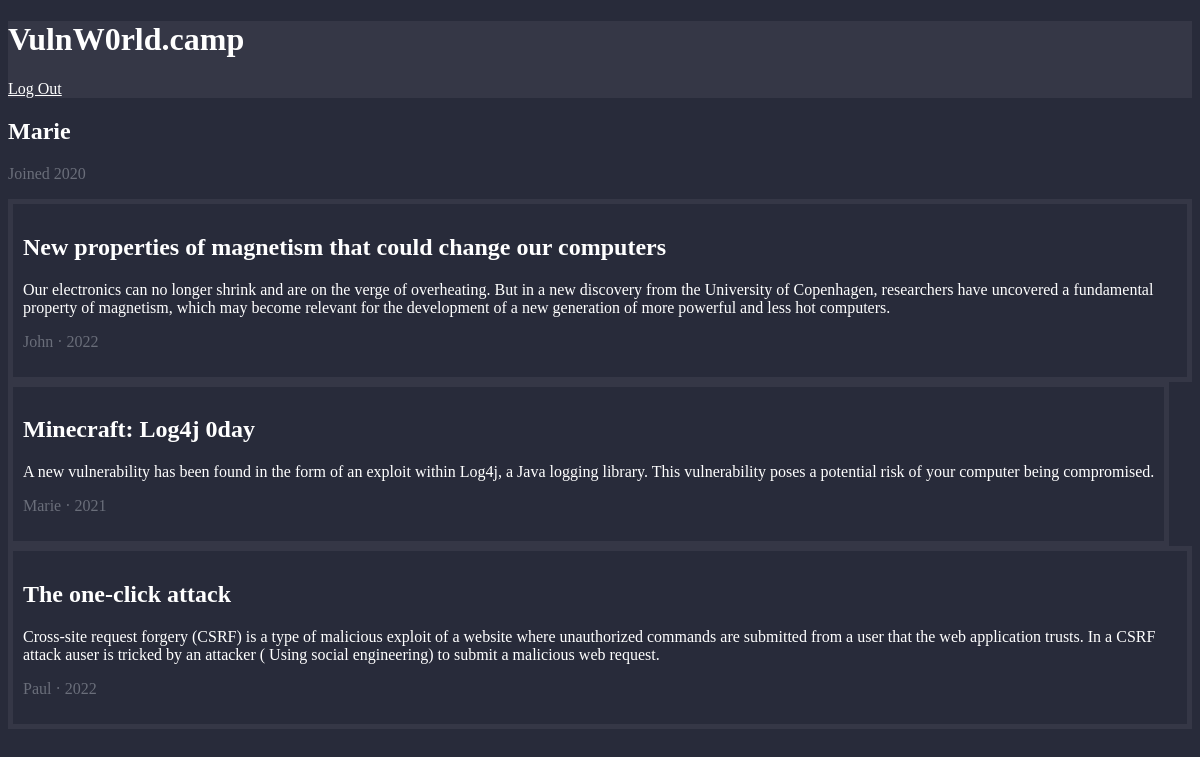
The app's page / (signed in) with its own data.
### app.py (models this page shows, shortened)
class User(db.Model):
    id = db.Column(db.Integer, primary_key=True)
    name = db.Column(db.String(80), unique=True)
    password = db.Column(db.String(80))
    bio = db.Column(db.String(80), default=None)
    created_at = db.Column(db.Integer, default=2020)

class Post(db.Model):
    id = db.Column(db.Integer, primary_key=True)
    title = db.Column(db.String(80), unique=True)
    body = db.Column(db.String(100), default=None)
    created_at = db.Column(db.Integer, default=2020)
    author_id = db.Column(db.Integer, unique=True)

### app.py (the view)
@app.route('/')
def index():
    user = User.query.filter_by(name=session['username']).first()
    posts = []
    for index, post in enumerate(db.session.query(Post)):
        posts.append((post.__dict__, User.query.filter_by(
            id=post.author_id).first().name))
    return render_template('index.html', user=user, posts=posts, flag="v0lN{F0rg3_7h4t_C00k13}" if session['username'] == "Paul" else None)

### app.py (called while the page is built)
@app.before_request
def require_login() -> Response | None:
    allowed_routes = ['login', 'register']
    if 'username' not in session:
        if not request.path.startswith('/static'):
            if request.endpoint not in allowed_routes:
                return redirect('/register')
    if request.endpoint == 'admin' and session['username'] != 'Paul':
        return redirect('/')

### templates/index.html (shortened to what this page needs)
{% extends 'base.html' %}
{% block head %}
<link rel="stylesheet" href="{{ url_for('static', filename='css/index.css') }}">
{% endblock %}
{% block body%}
<div class="profile">
        <h2>{{ user.name }}</h2>
        <p class="secondary">Joined {{ user.created_at }}</p>
</div>
{% for post in posts %}
    <div class="post">
        <h2>{{ post[0].title }}</h2>
        <p>{{ post[0].body }}</p>
        {% if post[1] == Paul %}
            <p class="secondary"><span class="highlight">Admin</span> {{ post[1] }} · {{ post[0].created_at }}</p>
        {% else %}
            <p class="secondary">{{ post[1] }} · {{ post[0].created_at }}</p>
        {% endif %}
    </div>
{% endfor %}
{% endblock %}

### static/css/base.css (style rules this page uses)
body { --black: #282b3a; --black-secondary: #292c34; --blue: #1cd5e9; --pink: #f24476; --white: #fff; --gray: #6a6e7a; --dark-gray: #32334b; color: var(--white); background-color: var(--black); }
.secondary { color: var(--gray) }

### static/css/index.css (style rules this page uses)
body { --black: #282b3a; --black-secondary: #292c34; --blue: #1cd5e9; --pink: #f24476; --white: #fff; --gray: #6a6e7a; --dark-gray: #353746; color: var(--white); background-color: var(--black); }
.post { width: fit-content; border: 5px solid var(--dark-gray); padding: 10px; }

### records on screen
User: name "Marie", created_at "2020", title "Minecraft: Log4j 0day", body "A new vulnerability has been found in the form of an exploit within Log4j, a Java logging library. This vulnerability poses a potential risk of your computer being compromised.", created_at "2021"
User: title "New properties of magnetism that could change our computers", body "Our electronics can no longer shrink and are on the verge of overheating. But in a new discovery from the University of Copenhagen, researchers have uncovered a fundamental property of magnetism, which may become relevant for the development of a new generation of more powerful and less hot computers.", name "John", created_at "2022"
User: title "The one-click attack", body "Cross-site request forgery (CSRF) is a type of malicious exploit of a website where unauthorized commands are submitted from a user that the web application trusts. In a CSRF attack auser is tricked by an attacker ( Using social engineering) to submit a malicious web request.", name "Paul", created_at "2022"
